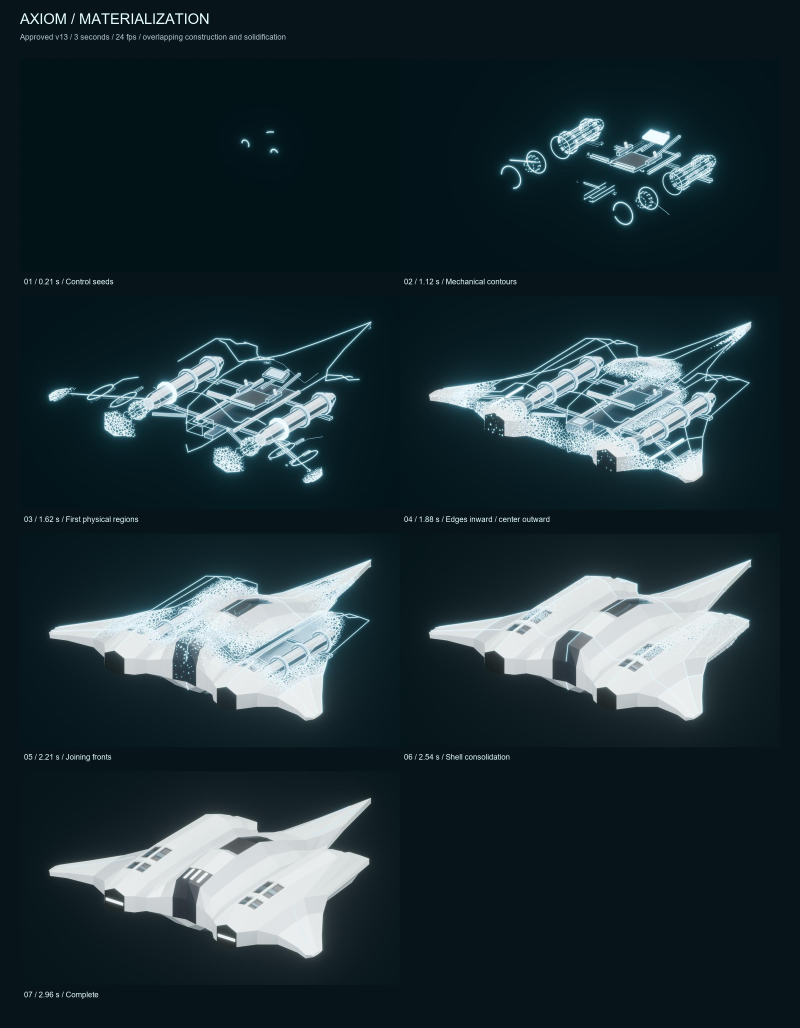
#> input picture Axiom/ArtSource/Ships/PlayerLightJet/reviews/v13/presentation/sequence-sheet.jpg, 2400 x 3082 px, given in place of interior.png, which was not available (shown at 1/3 size)
$ python compose_assembly.py ../reviews/v13/presentation
#> lines starting #> are read from the running program, lines starting #| are printed output that depends on the picture
"""Create labeled review sheets and normal/slow GIFs from the original 3D renders."""
import json
import sys
from pathlib import Path
from PIL import Image,ImageDraw,ImageFont

OUT=Path(__file__).resolve().parents[1] / 'reviews'/sys.argv[1]
BG='#0C141F';TEXT='#E6FFFF';MUTED='#8198A6'


def font(size):return ImageFont.truetype('C:/Windows/Fonts/segoeui.ttf',size)


def sheet(name,title,subtitle,entries):
#> called with name = 'interior-sheet.png', title = 'SWEPT DART / INTERNAL ASSEMBLIES'
    w,h=600,400
    result=Image.new('RGB',(1200,110+((len(entries)+1)//2)*440+35),BG)
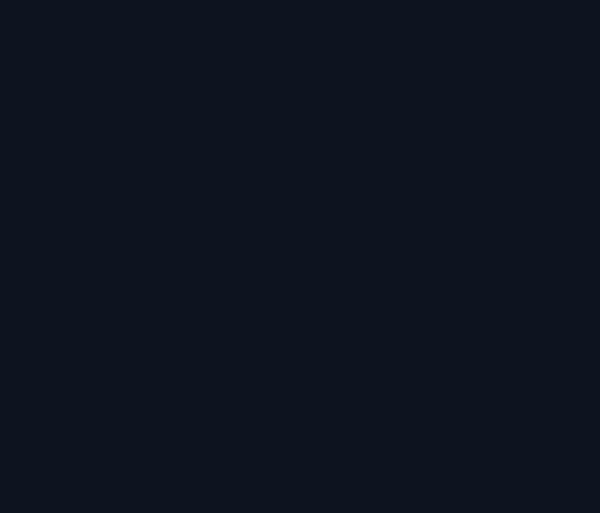
#> result: PIL image 1200x1025 RGB (shown at 1/2 size); mean R, G, B 12, 20, 31
    d=ImageDraw.Draw(result);d.text((24,15),title,font=font(30),fill=TEXT)
    d.text((24,60),subtitle,font=font(18),fill=MUTED)
    for i,(file,label) in enumerate(entries):
        im=Image.open(OUT/(file+'.png')).convert('RGB');im.thumbnail((w,h),Image.Resampling.LANCZOS)
#> in sheet, im is the input picture: PIL image 2400x3082 RGB; mean R, G, B 34.5, 51.2, 57.1
#> after `im.thumbnail((w, h), Image.Resampling.LANCZOS)`:
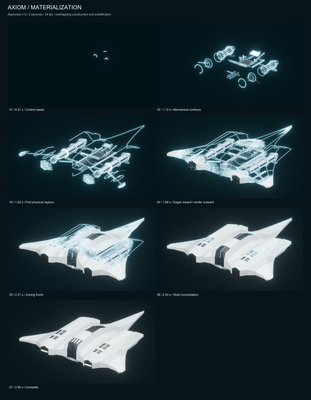
#> im: PIL image 311x400 RGB; mean R, G, B 34.4, 51.1, 57.1
        x,y=i%2*w,110+i//2*440;result.paste(im,(x+(w-im.width)//2,y+(h-im.height)//2))
#> after `result.paste(im, (x + (w - im.width) // 2, y + (h - im.height) // 2))`:
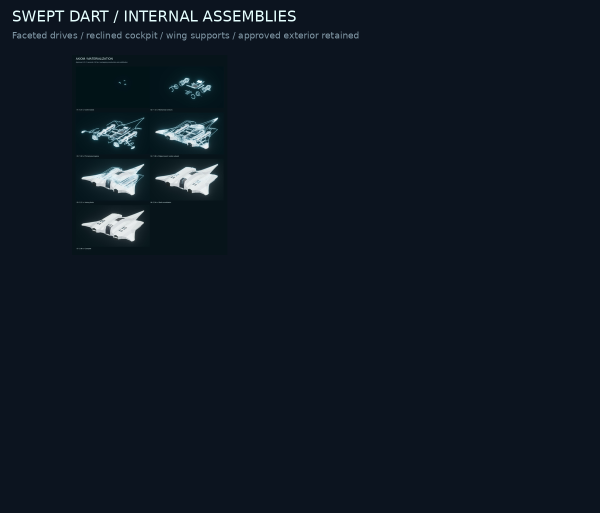
#> result: PIL image 1200x1025 RGB (shown at 1/2 size); mean R, G, B 15.3, 24.2, 34.7
        d.text((x+20,y+h+5),label,font=font(18),fill=TEXT)
#> pass 2 of the loop in sheet, `for i,(file,label) in enumerate(entries):`:
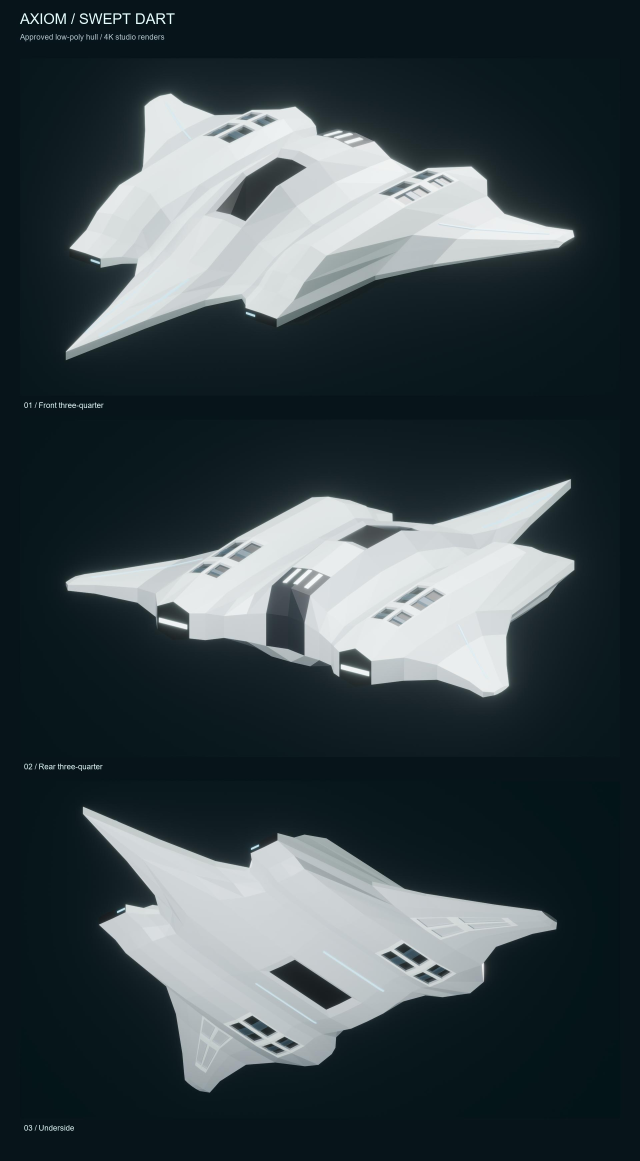
#> input picture Axiom/ArtSource/Ships/PlayerLightJet/reviews/v13/presentation/ship-sheet.jpg, 1920 x 3482 px, given in place of interior-rear.png, which was not available (shown at 1/3 size)
#> in sheet, im is the input picture: PIL image 1920x3482 RGB; mean R, G, B 59.6, 71.4, 76
#> in sheet, `im.thumbnail((w, h), Image.Resampling.LANCZOS)`:
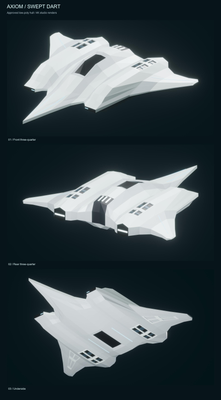
#> im: PIL image 221x400 RGB; mean R, G, B 59.6, 71.4, 76
#> in sheet, `result.paste(im, (x + (w - im.width) // 2, y + (h - im.height) // 2))`:
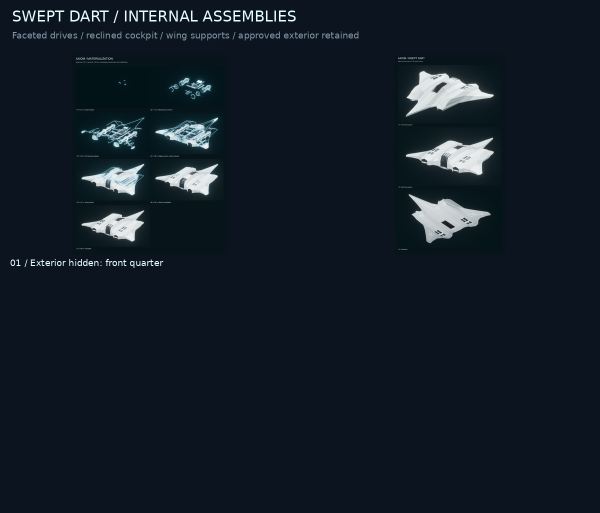
#> result: PIL image 1200x1025 RGB (shown at 1/2 size); mean R, G, B 18.9, 28.1, 38.1
    d.text((24,result.height-28),'AXIOM / '+OUT.name+' / Blender study; Unity integration pending',font=font(15),fill=MUTED)
    result.save(OUT/name)


#> (the run stopped early here; a loop or call above may not have finished)
